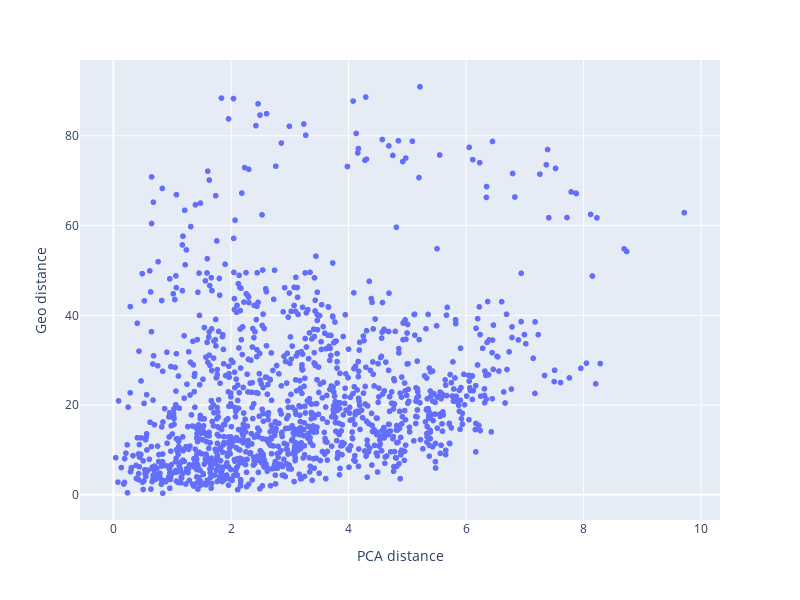

Notebook cell for this chart:
### Markdown cell above
<!-- END QUESTION -->

### Question 3g

We will investigate the relationship between geographical distance in miles and top two principal component distance between any two unique pairs of states. 

For the sake of simplicity, may assume that the singular geographical location of a state is given by the mean latitude and longitude of all the counties in that state. For each unique pair of states, calculate the geographical distance and the Euclidean distance between their top 2 principal components between them. Plot the relationship where the x-axis represents the top 2 principal component distance and the y-axis represents geographical distance.

*Hint*: `geopy` has a function that can calculate distance between two pairs of latitude and longitude!

*Hint*: You should be plotting 1,275 points.

<!--
BEGIN QUESTION
name: q3g
points: 3
-->

### Code cell
# 1275 --> total number of unique pairs of states n(n-1)/2

# create a new dataframe that contains 
#1) col of state pairs (a tuple?), 
#2) distance of PCA, 
#3) geographical distance
# x: PCA distance, y: geo distance
# the new dataframe has a shape of (1275, 3)

from itertools import combinations

# a clean PCA df, index = STNAME, col labels = 0,1
pca_df = X_2d.drop(columns = ['cases per capita']) # columns labeled 0,1

#NOTE: state_names is defined in previous questions

unique_pairs_states = [",".join(map(str, comb)) for comb in combinations(state_names, 2)] # each elem in the list is a str (of two states)
unique_pairs_states

state_pairs = []
for pair in unique_pairs_states:
    state_pairs.append(pair.split(','))
state_pairs

# use pca_df, calculate pca distance
pca_distance = []
for pair in state_pairs: # note: a pair looks like: ['Alabama', 'Alaska']
    pc1_0 = pca_df.loc[pair[0]][0]
    pc2_0 = pca_df.loc[pair[0]][1]
    
    pc1_1 = pca_df.loc[pair[1]][0]
    pc2_1 = pca_df.loc[pair[1]][1]
    
    dist = np.sqrt((pc1_1 - pc1_0 )**2 + (pc2_1 - pc2_0)**2 )
    pca_distance.append(dist)
    

# calculate geo distance
# dataframe with lat and long, index = STNAME
lat_long_df = county_data.groupby('STNAME').mean().loc[:,['Lat','Long_']]

geo_distance = []
for pair in state_pairs: # note: a pair looks like: ['Alabama', 'Alaska']
    lat_0 = lat_long_df.loc[pair[0]][0]
    long_0 = lat_long_df.loc[pair[0]][1]
    
    lat_1 = lat_long_df.loc[pair[1]][0]
    long_1 = lat_long_df.loc[pair[1]][1]
    
    dist = np.sqrt((lat_0 - lat_1 )**2 + (long_0 - long_1)**2 )
    geo_distance.append(dist)
    

three_g = {'state pairs':state_pairs, 'PCA distance':pca_distance, 'Geo distance':geo_distance}
df_3g = pd.DataFrame(data = three_g)
df_3g


# plotting, scatter plot
x, y = df_3g['PCA distance'], df_3g['Geo distance']


fig = px.scatter(df_3g, x= x , y= y, hover_name = 'state pairs')
fig.update_layout(width = 800, height = 600)

fig.show()

### Figure 1 — Plotly figure (JSON) as saved in the notebook; plotly's stock layout.template omitted (floating-point values rounded to 4 significant figures; data arrays with more than 128 entries replaced by an {"elided": "..."} marker saying what was removed)
{"data": [{"hovertemplate": "<b>%{hovertext}</b><br><br>PCA distance=%{x}<br>Geo distance=%{y}<extra></extra>", "hovertext": {"elided": "1275x2 str values"}, "legendgroup": "", "marker": {"color": "#636efa", "symbol": "circle"}, "mode": "markers", "name": "", "showlegend": false, "type": "scattergl", "x": {"elided": "1275 float values"}, "xaxis": "x", "y": {"elided": "1275 float values"}, "yaxis": "y"}], "layout": {"height": 600, "legend": {"tracegroupgap": 0}, "margin": {"t": 60}, "width": 800, "xaxis": {"anchor": "y", "domain": [0, 1], "title": {"text": "PCA distance"}}, "yaxis": {"anchor": "x", "domain": [0, 1], "title": {"text": "Geo distance"}}}}
